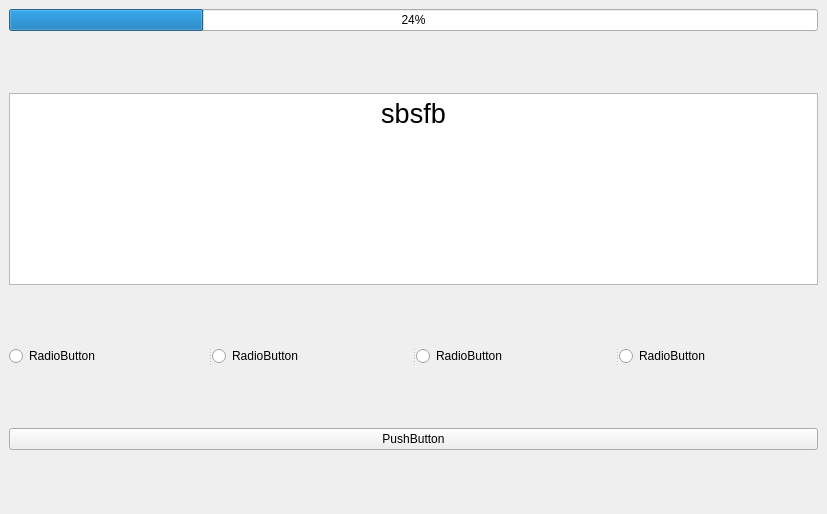
<?xml version="1.0" encoding="UTF-8"?>
<ui version="4.0">
 <class>MainWindow</class>
 <widget class="QMainWindow" name="MainWindow">
  <property name="geometry">
   <rect>
    <x>0</x>
    <y>0</y>
    <width>827</width>
    <height>514</height>
   </rect>
  </property>
  <property name="windowTitle">
   <string>MainWindow</string>
  </property>
  <widget class="QWidget" name="centralwidget">
   <layout class="QHBoxLayout" name="horizontalLayout">
    <item>
     <layout class="QFormLayout" name="formLayout">
      <item row="0" column="0" colspan="2">
       <widget class="QProgressBar" name="progressBar">
        <property name="value">
         <number>24</number>
        </property>
       </widget>
      </item>
      <item row="2" column="0" colspan="2">
       <widget class="QTextEdit" name="textEdit">
        <property name="html">
         <string>&lt;!DOCTYPE HTML PUBLIC &quot;-//W3C//DTD HTML 4.0//EN&quot; &quot;http://www.w3.org/TR/REC-html40/strict.dtd&quot;&gt;
&lt;html&gt;&lt;head&gt;&lt;meta name=&quot;qrichtext&quot; content=&quot;1&quot; /&gt;&lt;style type=&quot;text/css&quot;&gt;
p, li { white-space: pre-wrap; }
&lt;/style&gt;&lt;/head&gt;&lt;body style=&quot; font-family:'Fira Sans Semi-Light'; font-size:10pt; font-weight:400; font-style:normal;&quot;&gt;
&lt;p align=&quot;center&quot; style=&quot; margin-top:0px; margin-bottom:0px; margin-left:0px; margin-right:0px; -qt-block-indent:0; text-indent:0px;&quot;&gt;&lt;span style=&quot; font-size:20pt;&quot;&gt;sbsfb&lt;/span&gt;&lt;/p&gt;&lt;/body&gt;&lt;/html&gt;</string>
        </property>
       </widget>
      </item>
      <item row="4" column="0" colspan="2">
       <widget class="QSplitter" name="splitter">
        <property name="orientation">
         <enum>Qt::Horizontal</enum>
        </property>
        <widget class="QRadioButton" name="radioButton_2">
         <property name="text">
          <string>RadioButton</string>
         </property>
        </widget>
        <widget class="QRadioButton" name="radioButton_4">
         <property name="text">
          <string>RadioButton</string>
         </property>
        </widget>
        <widget class="QRadioButton" name="radioButton_3">
         <property name="text">
          <string>RadioButton</string>
         </property>
        </widget>
        <widget class="QRadioButton" name="radioButton">
         <property name="text">
          <string>RadioButton</string>
         </property>
        </widget>
       </widget>
      </item>
      <item row="6" column="0" colspan="2">
       <widget class="QPushButton" name="pushButton">
        <property name="text">
         <string>PushButton</string>
        </property>
       </widget>
      </item>
      <item row="5" column="0" colspan="2">
       <spacer name="verticalSpacer_2">
        <property name="orientation">
         <enum>Qt::Vertical</enum>
        </property>
        <property name="sizeHint" stdset="0">
         <size>
          <width>20</width>
          <height>40</height>
         </size>
        </property>
       </spacer>
      </item>
      <item row="3" column="0" colspan="2">
       <spacer name="verticalSpacer">
        <property name="orientation">
         <enum>Qt::Vertical</enum>
        </property>
        <property name="sizeHint" stdset="0">
         <size>
          <width>20</width>
          <height>40</height>
         </size>
        </property>
       </spacer>
      </item>
      <item row="1" column="0" colspan="2">
       <spacer name="verticalSpacer_3">
        <property name="orientation">
         <enum>Qt::Vertical</enum>
        </property>
        <property name="sizeHint" stdset="0">
         <size>
          <width>20</width>
          <height>40</height>
         </size>
        </property>
       </spacer>
      </item>
      <item row="7" column="0" colspan="2">
       <spacer name="verticalSpacer_4">
        <property name="orientation">
         <enum>Qt::Vertical</enum>
        </property>
        <property name="sizeHint" stdset="0">
         <size>
          <width>20</width>
          <height>40</height>
         </size>
        </property>
       </spacer>
      </item>
     </layout>
    </item>
   </layout>
  </widget>
 </widget>
 <resources/>
 <connections/>
</ui>
